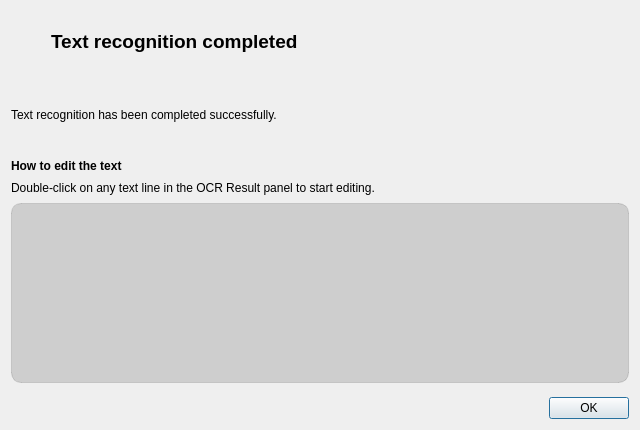
<?xml version="1.0" encoding="UTF-8"?>
<!-- ============================================================
     OCRtoODT — Dialog: OCR Completion
     File: ui/OcrCompletionDialog.ui

     Responsibility:
         - Inform the user that OCR has completed successfully
         - Explain how to start editing recognized text
         - Display a visual demo (double-click illustration)

     Notes:
         - English is the ONLY source language
         - All user-visible strings are translatable
         - No OCR logic is implemented here
============================================================ -->
<ui version="4.0">
 <class>OcrCompletionDialog</class>

 <widget class="QDialog" name="OcrCompletionDialog">
  <property name="windowTitle">
   <string>OCR Completed</string>
  </property>

  <property name="minimumSize">
   <size>
    <width>640</width>
    <height>430</height>
   </size>
  </property>

  <layout class="QVBoxLayout" name="layoutMain">
   <property name="spacing">
    <number>14</number>
   </property>

   <!-- ===================================================== -->
   <!-- Header                                                -->
   <!-- ===================================================== -->
   <item>
    <layout class="QHBoxLayout" name="layoutHeader">
     <property name="spacing">
      <number>12</number>
     </property>

      <item>
       <widget class="QLabel" name="lblIcon">
        <property name="minimumSize">
         <size>
          <width>28</width>
          <height>28</height>
         </size>
        </property>
        <property name="maximumSize">
         <size>
          <width>28</width>
          <height>28</height>
         </size>
        </property>

        <property name="alignment">
         <set>Qt::AlignCenter</set>
        </property>

        <property name="pixmap">
         <pixmap resource="../resources/icons.qrc">:/icons/icons/check_circle.svg</pixmap>
        </property>

        <property name="scaledContents">
         <bool>true</bool>
        </property>
       </widget>
      </item>


     <item>
      <widget class="QLabel" name="lblTitle">
       <property name="text">
        <string>Text recognition completed</string>
       </property>
       <property name="styleSheet">
        <string notr="true">font-size: 14pt; font-weight: 600;</string>
       </property>
      </widget>
     </item>

     <item>
      <spacer name="spacerHeader">
       <property name="orientation">
        <enum>Qt::Horizontal</enum>
       </property>
       <property name="sizeHint" stdset="0">
        <size>
         <width>40</width>
         <height>20</height>
        </size>
       </property>
      </spacer>
     </item>
    </layout>
   </item>

   <!-- ===================================================== -->
   <!-- Main message                                          -->
   <!-- ===================================================== -->
   <item>
    <widget class="QLabel" name="lblMessage">
     <property name="wordWrap">
      <bool>true</bool>
     </property>
     <property name="text">
      <string>Text recognition has been completed successfully.</string>
     </property>
    </widget>
   </item>

   <!-- ===================================================== -->
   <!-- Demo block                                            -->
   <!-- ===================================================== -->
   <item>
    <layout class="QVBoxLayout" name="layoutDemo">
     <property name="spacing">
      <number>8</number>
     </property>

     <item>
      <widget class="QLabel" name="lblHowTo">
       <property name="text">
        <string>How to edit the text</string>
       </property>
       <property name="styleSheet">
        <string notr="true">font-weight: 600;</string>
       </property>
      </widget>
     </item>

     <item>
      <widget class="QLabel" name="lblHint">
       <property name="wordWrap">
        <bool>true</bool>
       </property>
       <property name="text">
        <string>Double-click on any text line in the OCR Result panel to start editing.</string>
       </property>
      </widget>
     </item>

     <!-- Demo illustration card -->
     <item>
      <widget class="QLabel" name="lblDemo">
       <property name="minimumSize">
        <size>
         <width>520</width>
         <height>180</height>
        </size>
       </property>
       
      <property name="alignment">
       <set>Qt::AlignCenter</set>
      </property>


       <property name="frameShadow">
        <enum>QFrame::Plain</enum>
       </property>

       <property name="alignment">
        <set>Qt::AlignCenter</set>
       </property>

      <property name="styleSheet">
       <string notr="true">
      QLabel {
          border: 1px solid rgba(0, 0, 0, 0.12);
          border-radius: 10px;
          background-color: rgba(0, 0, 0, 0.14);
          padding: 8px;
      }
       </string>
      </property>


      </widget>
     </item>

    </layout>
   </item>

   <!-- ===================================================== -->
   <!-- Buttons                                              -->
   <!-- ===================================================== -->
   <item>
    <widget class="QDialogButtonBox" name="buttonBox">
     <property name="standardButtons">
      <set>QDialogButtonBox::Ok</set>
     </property>
    </widget>
   </item>

  </layout>
 </widget>

 <resources>
  <include location="../resources/icons.qrc"/>
 </resources>

 <connections>
  <connection>
   <sender>buttonBox</sender>
   <signal>accepted()</signal>
   <receiver>OcrCompletionDialog</receiver>
   <slot>accept()</slot>
  </connection>
 </connections>
</ui>
